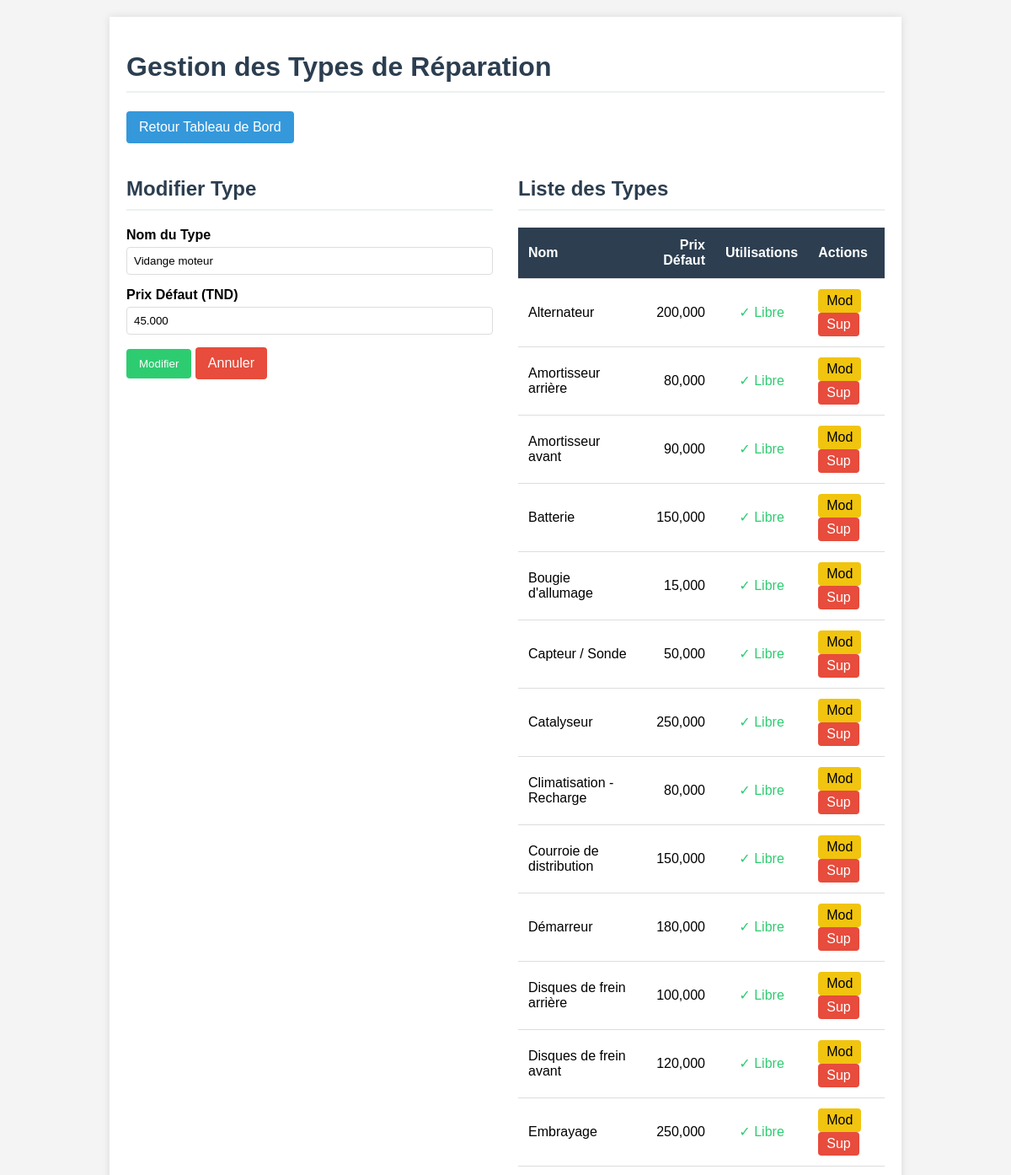
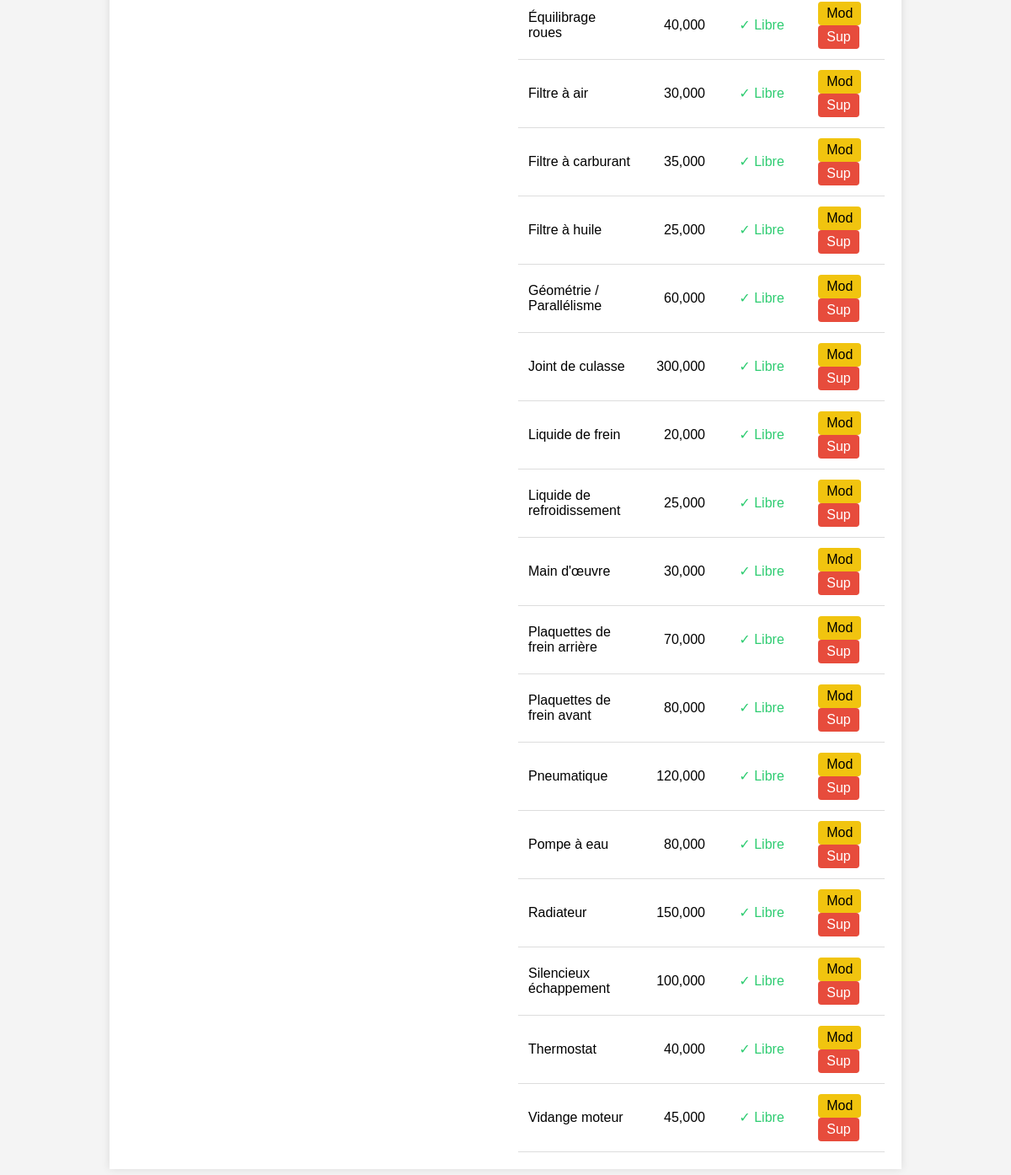
The app's page /index.php?route=types_edit&id=1 (signed in) with its own data (2 pictures, top to bottom).
### tables this page shows
CREATE TABLE IF NOT EXISTS `repair_types` (
  `id` int(11) NOT NULL AUTO_INCREMENT,
  `name` varchar(100) NOT NULL,
  `default_price` decimal(10,3) DEFAULT 0.000,
  `created_at` timestamp NOT NULL DEFAULT CURRENT_TIMESTAMP,
  PRIMARY KEY (`id`),
  INDEX `idx_name` (`name`)
);

### src/controllers/RepairTypeController.php (called while the page is built, shortened)
<?php
class RepairTypeController {
    private $model;
    public function __construct() {
        $this->model = new RepairType();
    }
    public function edit($id) {
        $type = $this->model->getById($id);
        $types = $this->model->getAll();
        include 'views/repair_type_form.php';
    }
}

### src/models/Database.php (called while the page is built)
<?php
class Database {
    private static $instance = null;
    private $pdo;
    private function __construct() {
        try {
            $dsn = "mysql:host=" . DB_HOST . ";dbname=" . DB_NAME . ";charset=utf8mb4";
            $this->pdo = new PDO($dsn, DB_USER, DB_PASS);
            $this->pdo->setAttribute(PDO::ATTR_ERRMODE, PDO::ERRMODE_EXCEPTION);
            $this->pdo->setAttribute(PDO::ATTR_DEFAULT_FETCH_MODE, PDO::FETCH_ASSOC);
        } catch (PDOException $e) {
            die("Erreur de connexion : " . $e->getMessage());
        }
    }
    public static function getInstance() {
        if (self::$instance === null) {
            self::$instance = new self();
        }
        return self::$instance;
    }
    public function getConnection() {
        return $this->pdo;
    }
}

### src/models/RepairType.php (called while the page is built, shortened)
<?php
class RepairType {
    private $db;
    public function __construct() {
        $this->db = Database::getInstance()->getConnection();
    }
    public function getAll() {
        $stmt = $this->db->query("SELECT * FROM repair_types ORDER BY name ASC");
        return $stmt->fetchAll();
    }
    public function getById($id) {
        $stmt = $this->db->prepare("SELECT * FROM repair_types WHERE id = ?");
        $stmt->execute([$id]);
        return $stmt->fetch();
    }
    public function getUsageCount($id) {
        $stmt = $this->db->prepare("SELECT COUNT(*) as count FROM invoice_lines WHERE repair_type_id = ?");
        $stmt->execute([$id]);
        $result = $stmt->fetch();
        return $result['count'];
    }
}

### src/views/repair_type_form.php (the view, shortened to what this page needs)
<!DOCTYPE html>
<html lang="fr">
<head>
</head>
<body>
    <div class="container">
        <h1>Gestion des Types de Réparation</h1>
        <div class="actions">
            <a href="index.php?route=invoices" class="btn">Retour Tableau de Bord</a>
        </div>
        <div class="form-section">
            <div class="form-panel">
                <h2><?php echo $type ? 'Modifier Type' : 'Nouveau Type'; ?></h2>
                <form method="POST">
                    <div class="form-group">
                        <label>Nom du Type</label>
                        <input type="text" name="name" value="<?php echo $type ? htmlspecialchars($type['name']) : ''; ?>" required>
                    </div>
                    <div class="form-group">
                        <label>Prix Défaut (TND)</label>
                        <input type="number" step="0.001" name="default_price" value="<?php echo $type ? $type['default_price'] : 0; ?>">
                    </div>
                    <button type="submit" class="btn btn-success"><?php echo $type ? 'Modifier' : 'Ajouter'; ?></button>
                    <?php if($type): ?>
                        <a href="index.php?route=types_create" class="btn btn-danger">Annuler</a>
                    <?php endif; ?>
                </form>
            </div>
            <div class="list-panel">
                <h2>Liste des Types</h2>
                <table>
                    <thead>
                        <tr>
                            <th>Nom</th>
                            <th class="text-right">Prix Défaut</th>
                            <th>Utilisations</th>
                            <th>Actions</th>
                        </tr>
                    </thead>
                    <tbody>
                        <?php if(empty($types)): ?>
                        <tr>
                            <td colspan="4" style="text-align:center;">Aucun type enregistré</td>
                        </tr>
                        <?php else: ?>
                            <?php foreach ($types as $t):
                                $usageCount = $this->model->getUsageCount($t['id']);
                            ?>
                            <tr>
                                <td><?php echo htmlspecialchars($t['name']); ?></td>
                                <td class="text-right"><?php echo number_format($t['default_price'], 3, ',', ' '); ?></td>
                                <td style="text-align: center;">
                                    <?php if($usageCount > 0): ?>
                                        <span style="background: #ffc107; padding: 3px 8px; border-radius: 3px; font-size: 11px;">
                                            🔗 <?php echo $usageCount; ?>
                                        </span>
                                    <?php else: ?>
                                        <span style="color: #2ecc71;">✓ Libre</span>
                                    <?php endif; ?>
                                </td>
                                <td>
                                    <a href="index.php?route=types_edit&id=<?php echo $t['id']; ?>" class="btn btn-warning" style="padding:5px 10px;">Mod</a>
                                    <a href="index.php?route=types_delete&id=<?php echo $t['id']; ?>"
                                       class="btn btn-danger delete-btn"
                                       <?php if($usageCount > 0): ?>
                                           onclick="return confirm('⚠️ Ce type est utilisé dans <?php echo $usageCount; ?> facture(s). Voulez-vous vraiment essayer de le supprimer ?')"
                                       <?php else: ?>
                                           onclick="return confirm('Supprimer ce type de réparation ?')"
                                       <?php endif; ?>
                                    >Sup</a>
                                </td>
                            </tr>
                            <?php endforeach; ?>
                        <?php endif; ?>
                    </tbody>
                </table>
            </div>
        </div>
    </div>
</body>
</html>

### src/views/repair_type_form.php (style rules this page uses)
body { font-family: Arial, sans-serif; margin: 0; padding: 20px; background: #f4f4f4; }
.container { max-width: 900px; margin: 0 auto; background: #fff; padding: 20px; box-shadow: 0 0 10px rgba(0,0,0,0.1); }
h1, h2 { color: #2c3e50; border-bottom: 2px solid #ecf0f1; padding-bottom: 10px; }
.form-group { margin-bottom: 15px; }
label { display: block; margin-bottom: 5px; font-weight: bold; }
input { width: 100%; padding: 8px; box-sizing: border-box; border: 1px solid #ddd; border-radius: 4px; }
.btn { padding: 10px 15px; background: #3498db; color: #fff; border: none; cursor: pointer; text-decoration: none; display: inline-block; border-radius: 4px; }
.btn-danger { background: #e74c3c; }
.btn-warning { background: #f1c40f; color: #000; }
.btn-success { background: #2ecc71; }
table { width: 100%; border-collapse: collapse; margin-top: 20px; }
th, td { padding: 12px; text-align: left; border-bottom: 1px solid #ddd; }
th { background: #2c3e50; color: #fff; }
.text-right { text-align: right; }
.actions { margin-bottom: 20px; }
.form-section { display: flex; gap: 30px; flex-wrap: wrap; }
.form-panel { flex: 1; min-width: 300px; }
.list-panel { flex: 1; min-width: 300px; }
.delete-btn { padding: 5px 10px; }

### records on screen
repair_types: name "Vidange moteur", default_price "45.000", default_price "45,000", shows "✓ Libre"
repair_types: name "Alternateur", default_price "200,000", shows "✓ Libre"
repair_types: name "Amortisseur arrière", default_price "80,000", shows "✓ Libre"
repair_types: name "Amortisseur avant", default_price "90,000", shows "✓ Libre"
repair_types: name "Batterie", default_price "150,000", shows "✓ Libre"
repair_types: name "Bougie d'allumage", default_price "15,000", shows "✓ Libre"
repair_types: name "Capteur / Sonde", default_price "50,000", shows "✓ Libre"
repair_types: name "Catalyseur", default_price "250,000", shows "✓ Libre"
repair_types: name "Climatisation - Recharge", default_price "80,000", shows "✓ Libre"
repair_types: name "Courroie de distribution", default_price "150,000", shows "✓ Libre"
repair_types: name "Démarreur", default_price "180,000", shows "✓ Libre"
repair_types: name "Disques de frein arrière", default_price "100,000", shows "✓ Libre"
repair_types: name "Disques de frein avant", default_price "120,000", shows "✓ Libre"
repair_types: name "Embrayage", default_price "250,000", shows "✓ Libre"
repair_types: name "Équilibrage roues", default_price "40,000", shows "✓ Libre"
repair_types: name "Filtre à air", default_price "30,000", shows "✓ Libre"
repair_types: name "Filtre à carburant", default_price "35,000", shows "✓ Libre"
repair_types: name "Filtre à huile", default_price "25,000", shows "✓ Libre"
repair_types: name "Géométrie / Parallélisme", default_price "60,000", shows "✓ Libre"
repair_types: name "Joint de culasse", default_price "300,000", shows "✓ Libre"
repair_types: name "Liquide de frein", default_price "20,000", shows "✓ Libre"
repair_types: name "Liquide de refroidissement", default_price "25,000", shows "✓ Libre"
repair_types: name "Main d'œuvre", default_price "30,000", shows "✓ Libre"
repair_types: name "Plaquettes de frein arrière", default_price "70,000", shows "✓ Libre"
repair_types: name "Plaquettes de frein avant", default_price "80,000", shows "✓ Libre"
repair_types: name "Pneumatique", default_price "120,000", shows "✓ Libre"
repair_types: name "Pompe à eau", default_price "80,000", shows "✓ Libre"
repair_types: name "Radiateur", default_price "150,000", shows "✓ Libre"
repair_types: name "Silencieux échappement", default_price "100,000", shows "✓ Libre"
repair_types: name "Thermostat", default_price "40,000", shows "✓ Libre"
